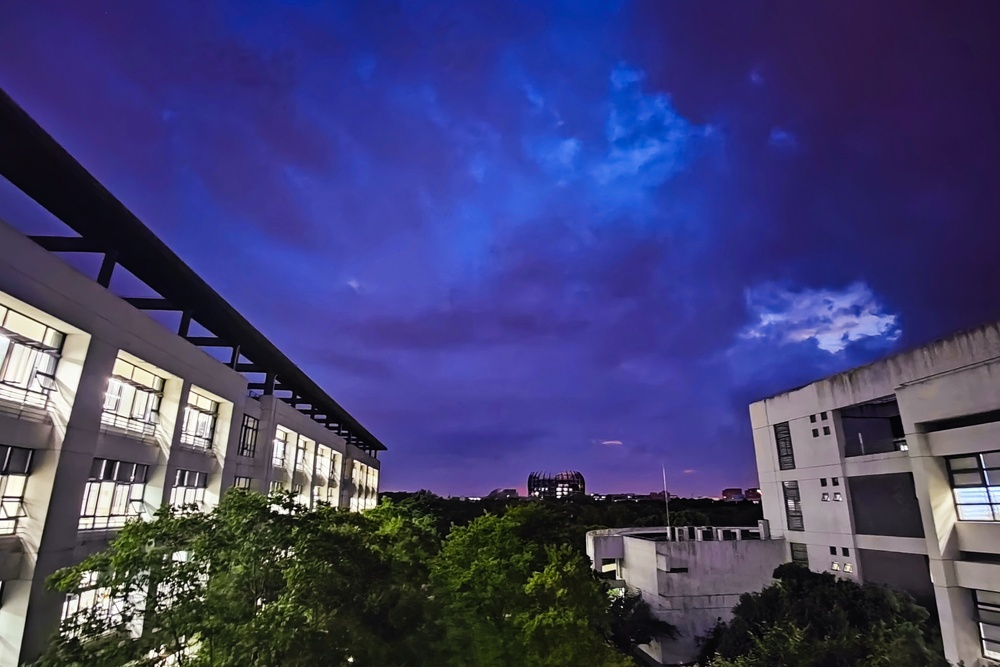
#> input picture 0302/2.jpg, 1000 x 667 px, shrunk from 4000 x 2667 before the run
$ python object0302-1-1.py 2.jpg
#> lines starting #> are read from the running program, lines starting #| are printed output that depends on the picture
import sys
import PIL.Image
import PIL.ImageFilter

#2.3图像的基本操作
im = PIL.Image.open(sys.argv[1])
#> im is the input picture: PIL image 1000x667 RGB; mean R, G, B 65.1, 64.3, 113.7
width, height = im.size
#> width = 1000; height = 667

res = PIL.Image.new(im.mode, (2*width, 2*height))
#> res: PIL image 2000x1334 RGB; every value is 0

res.paste(im, (0, 0, width, height))
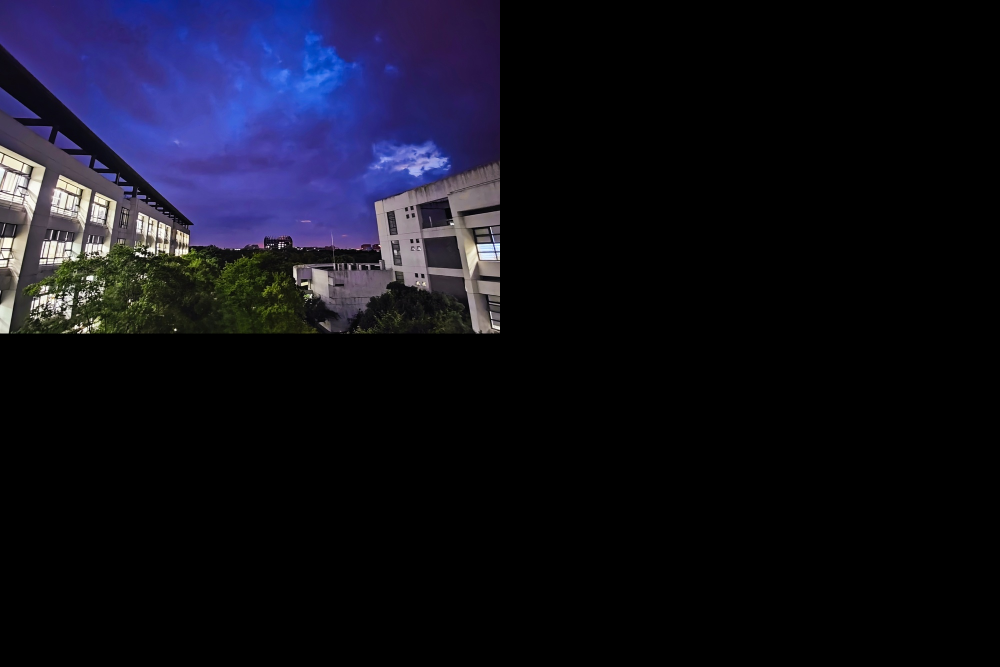
#> res: PIL image 2000x1334 RGB (shown at 1/2 size); mean R, G, B 16.3, 16.1, 28.4

contour = im.filter(PIL.ImageFilter.CONTOUR)
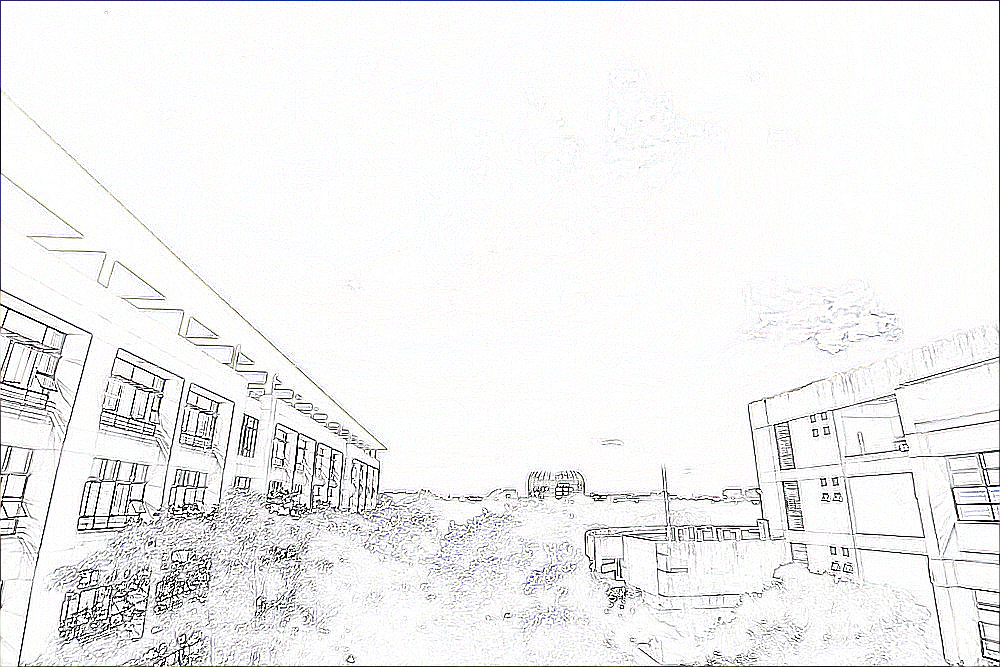
#> contour: PIL image 1000x667 RGB; mean R, G, B 241, 241.1, 240.9
res.paste(contour, (width, 0, 2*width, height))
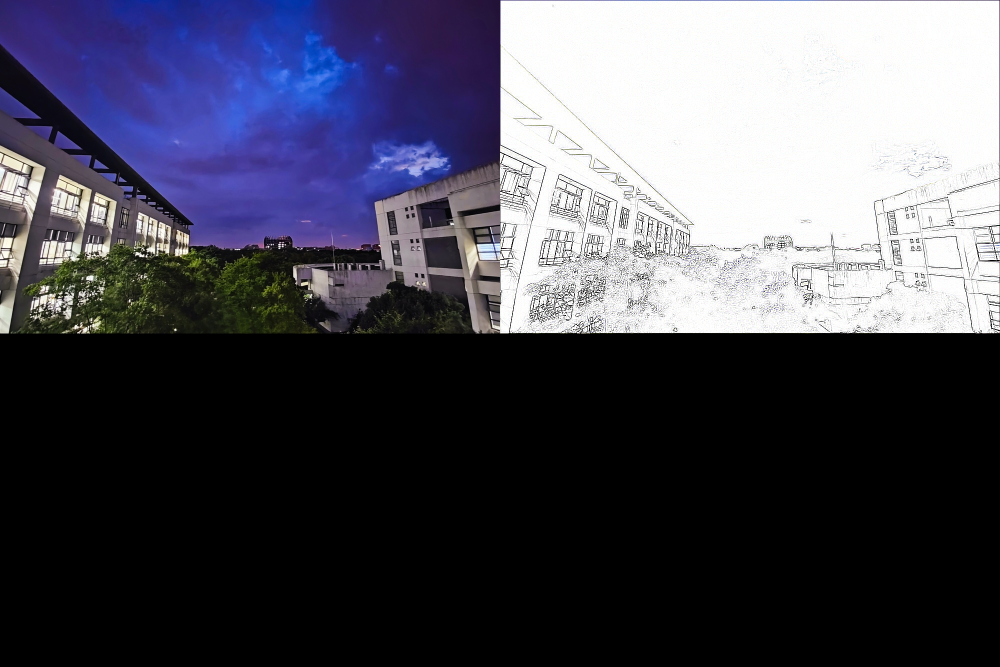
#> res: PIL image 2000x1334 RGB (shown at 1/2 size); mean R, G, B 76.5, 76.4, 88.7

emboss = im.filter(PIL.ImageFilter.EMBOSS)
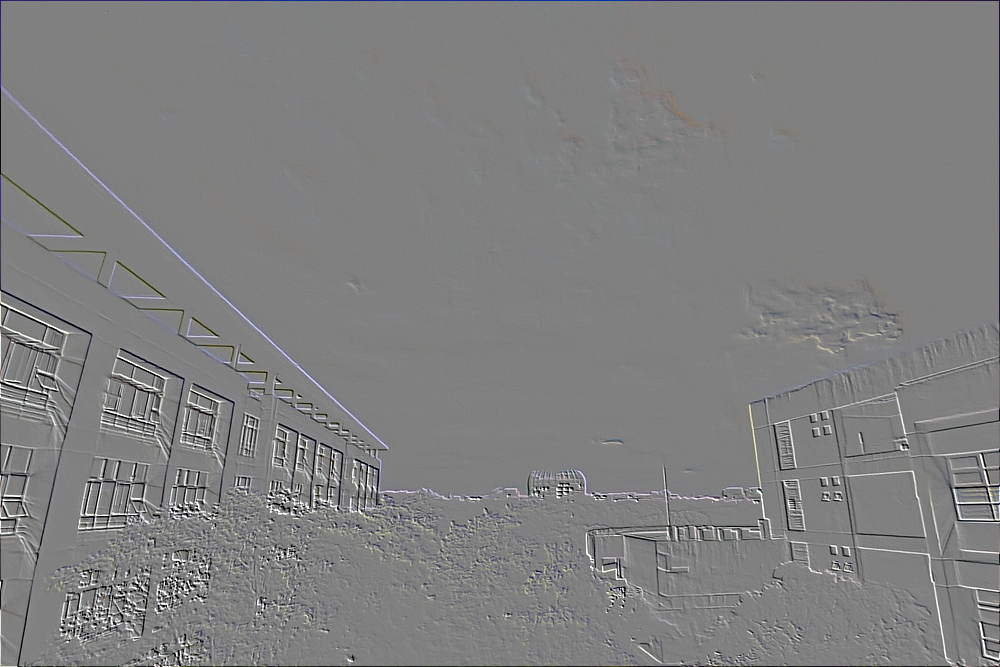
#> emboss: PIL image 1000x667 RGB; mean R, G, B 127.6, 127.6, 127.9
res.paste(emboss, (0, height, width, 2*height))
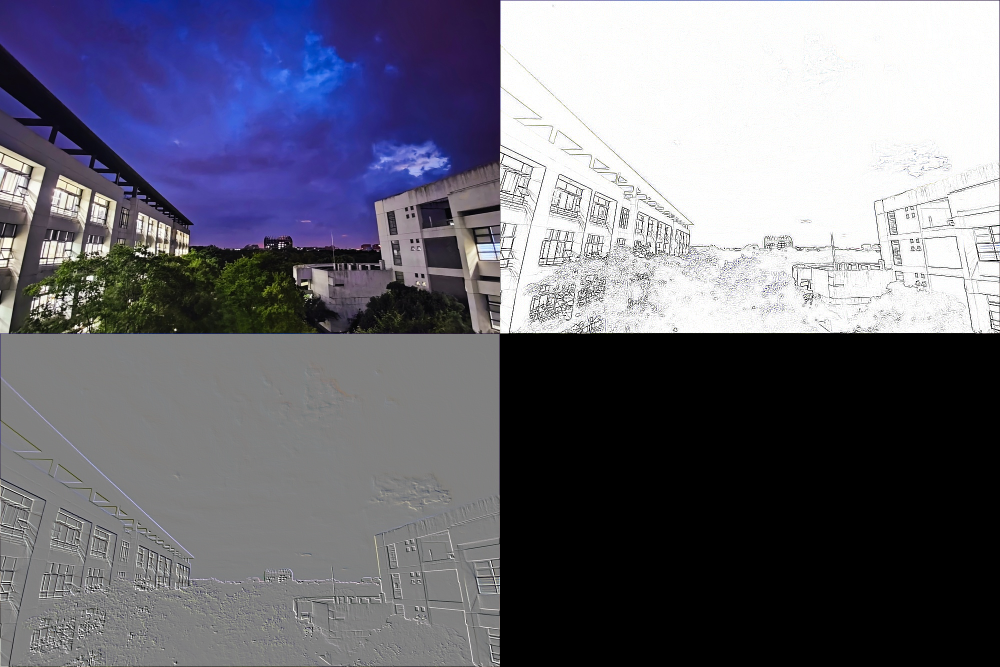
#> res: PIL image 2000x1334 RGB (shown at 1/2 size); mean R, G, B 108.4, 108.3, 120.6

edges = im.filter(PIL.ImageFilter.FIND_EDGES)
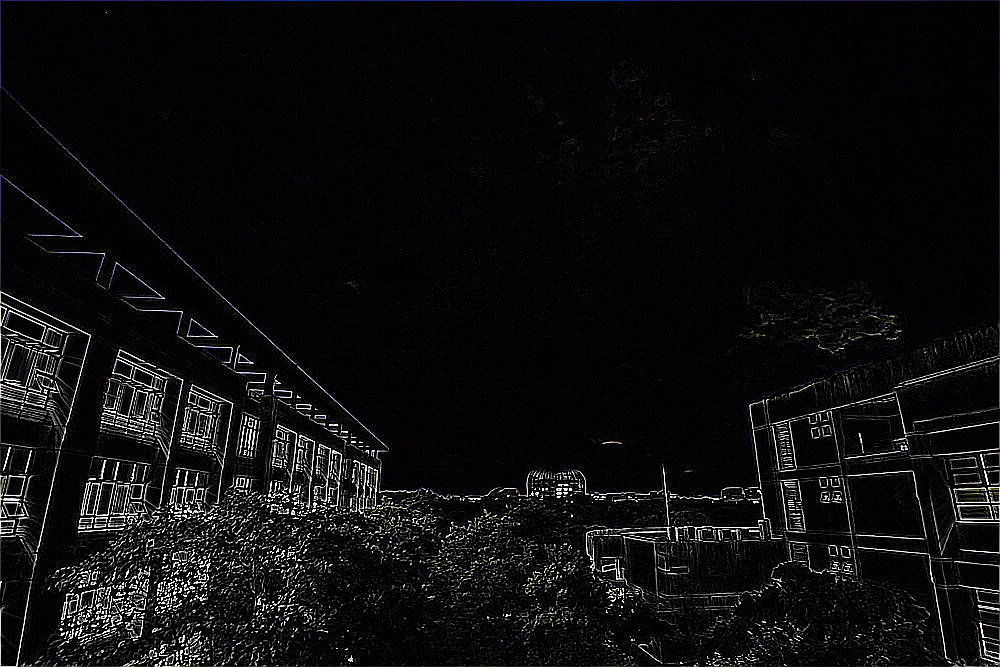
#> edges: PIL image 1000x667 RGB; mean R, G, B 13.2, 13.1, 13.5
res.paste(edges, (width, height, 2*width, 2*height))
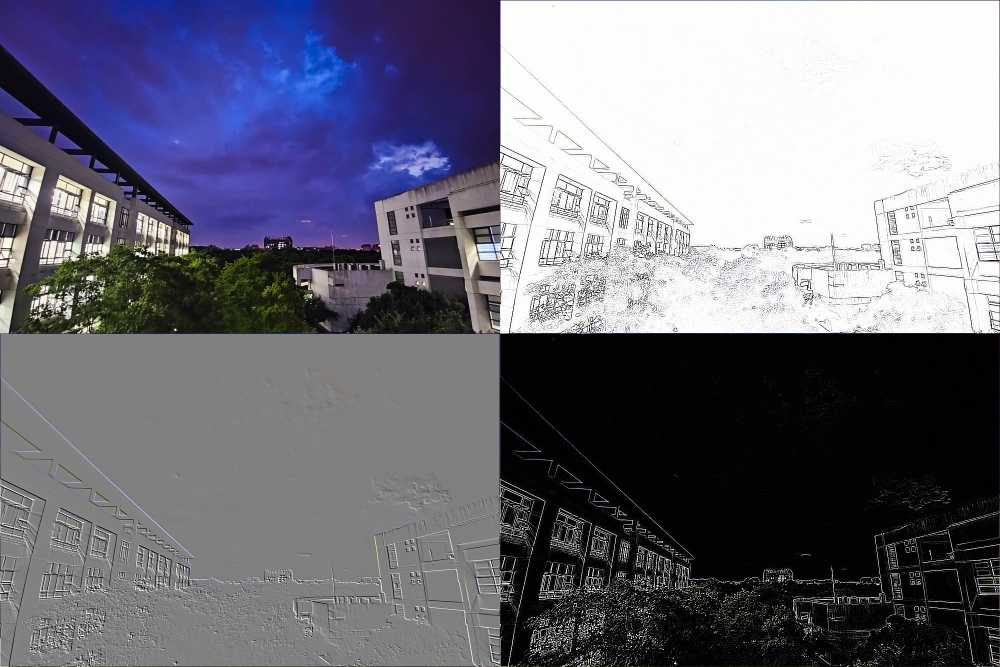
#> res: PIL image 2000x1334 RGB (shown at 1/2 size); mean R, G, B 111.7, 111.5, 124

res.show()
